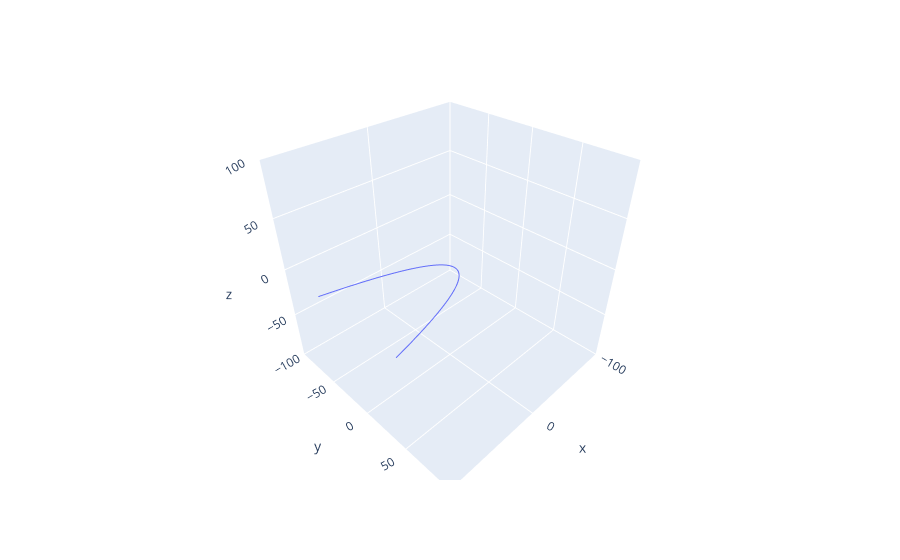

Notebook cell for this chart:
### Code cell
fig = plot_3dtraj(r0, v0, k)
fig.update_layout(
    scene = dict(
        xaxis = dict(range=[-100,100],),
        yaxis = dict(range=[-100,100],),
        zaxis = dict(range=[-100,100],)
    )
)

### Figure 1 — Plotly figure (JSON) as saved in the notebook; plotly's stock layout.template omitted (floating-point values rounded to 4 significant figures; data arrays with more than 128 entries replaced by an {"elided": "..."} marker saying what was removed)
{"data": [{"hovertemplate": "x=%{x}<br>y=%{y}<br>z=%{z}<extra></extra>", "legendgroup": "", "line": {"color": "#636efa", "dash": "solid"}, "marker": {"symbol": "circle"}, "mode": "lines", "name": "", "scene": "scene", "showlegend": false, "type": "scatter3d", "x": {"elided": "9998 float values"}, "y": {"elided": "9998 float values"}, "z": {"elided": "9998 int values"}}], "layout": {"legend": {"tracegroupgap": 0}, "margin": {"t": 60}, "scene": {"domain": {"x": [0, 1], "y": [0, 1]}, "xaxis": {"range": [-100, 100], "title": {"text": "x"}}, "yaxis": {"range": [-100, 100], "title": {"text": "y"}}, "zaxis": {"range": [-100, 100], "title": {"text": "z"}}}}}
